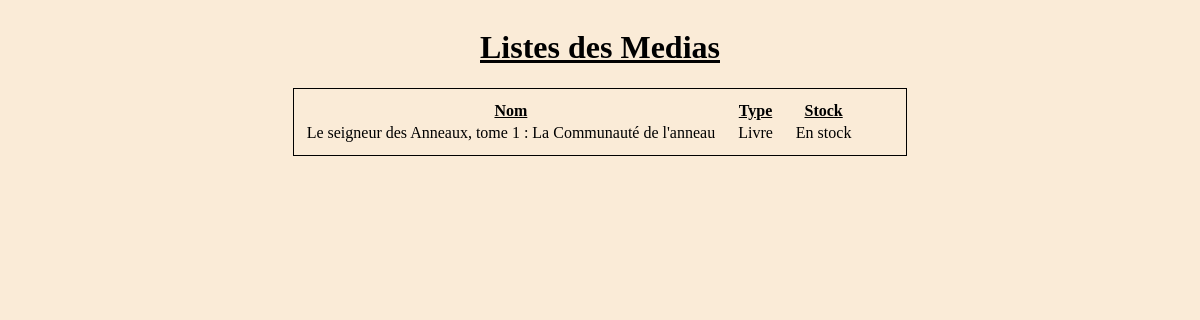
The app's page /, older data.
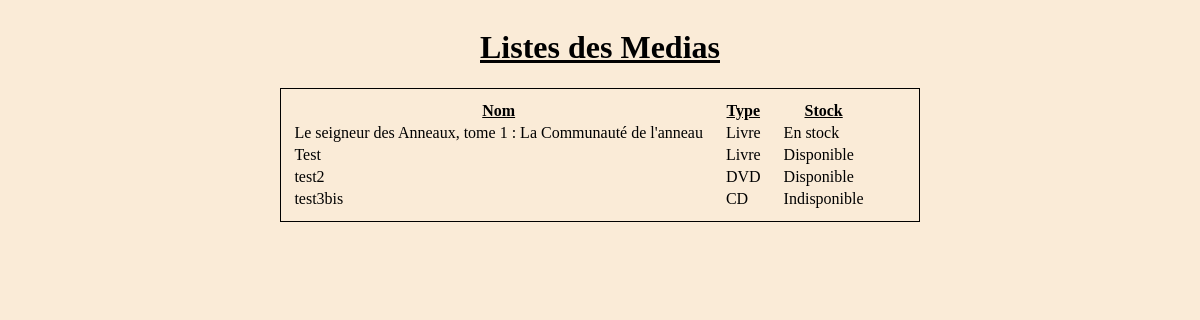
The same page, newer data.
### bibliothecaire/models.py (models this page shows)
class Media(models.Model):
    name = models.fields.CharField(max_length=150)
    type = models.CharField(max_length=150)
    stock = models.CharField(max_length=150)

### membre/views.py (the view)
# urls.py: path('', views.listemedias),
def listemedias(request):
    medias = Media.objects.all()
    return render(request, 'membre/medias/lists.html',
                  {'medias': medias})

### membre/templates/membre/medias/lists.html
{% load static %}
<link rel="stylesheet" type="text/css" href="{% static 'css/style.css' %}" />
<body>
    <div class="media">
        <h1>Listes des Medias</h1>
            {% if medias %}
 <table>
        <thead>
            <th><u>Nom</u></th>
            <th><u>Type</u></th>
            <th><u>Stock</u></th>
            <th></th>
        </thead>
        <tbody>
           {% for media in medias %}
           <tr>
               <td>{{ media.name }}</td>
               <td>{{ media.type }}</td>
               <td>{{ media.stock }}</td>
           </tr>
           {% endfor %}
        </tbody>
    </table>
            {% else %}
                <p>Aucun media trouvé</p>
            {% endif %}
    </div>
</body>

Row changes from the older to the newer data that the page shows:
added Media: name "Test", type "Livre", stock "Disponible"
added Media: name "test2", type "DVD", stock "Disponible"
added Media: name "test3bis", type "CD", stock "Indisponible"
